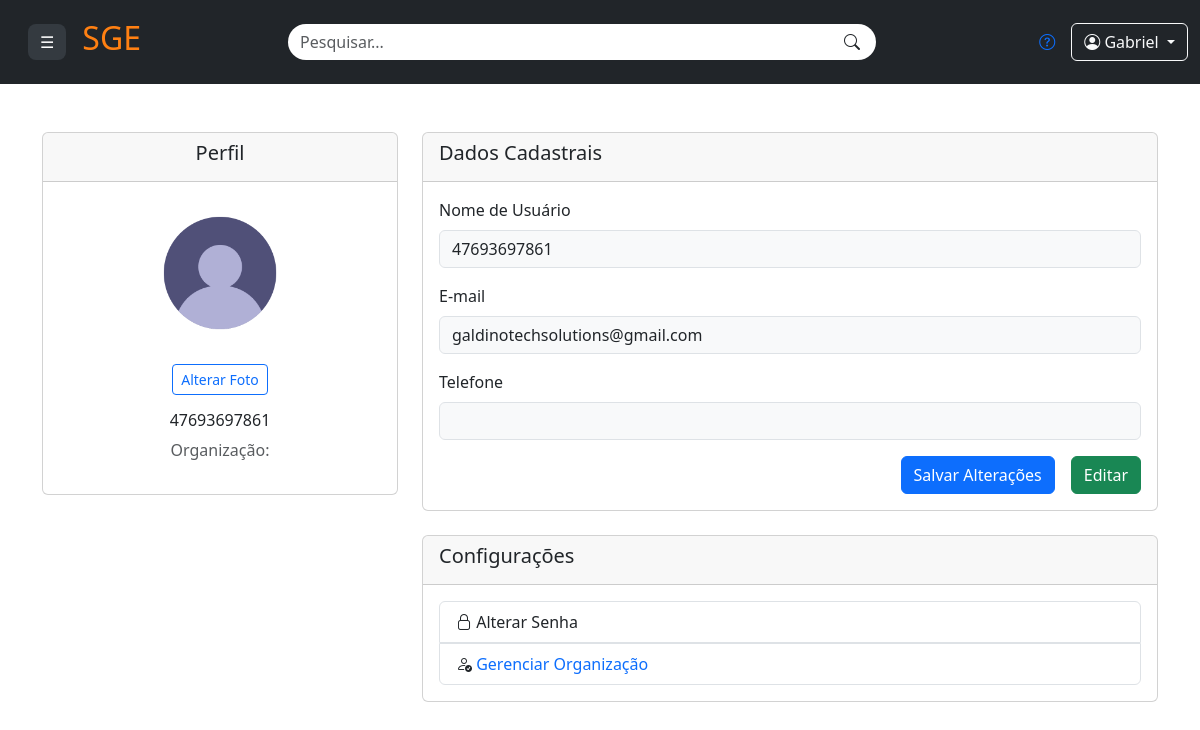
Page /perfil/ (signed in) on the committed database.
### Usuario/models.py (models this page shows, shortened)
class Colaborador(AbstractUser):
    def validar_cpf(value):
        cpf = CPF()
        if not cpf.validate(value):
            raise ValidationError('CPF inválido.')
    cpf = models.CharField(max_length=14, unique=True, validators=[validar_cpf])
    email = models.EmailField(max_length=50, unique=True)
    telefone = models.CharField(max_length=15, blank=True, null=True)
    endereco = models.ForeignKey(
        Endereco, on_delete=models.PROTECT, blank=True, null=True)
    data_nascimento = models.DateField(blank=True, null=True)
    empresa = models.ForeignKey(
        Empresa, on_delete=models.PROTECT, blank=True, null=True, related_name='colaboradores')
    setor = models.ForeignKey(Setor, on_delete=models.PROTECT,
                              blank=True, null=True, related_name='cargo')
    cargo = models.ForeignKey(Cargo, on_delete=models.PROTECT,
                              blank=True, null=True, related_name='cargo')
    matricula = models.CharField(max_length=20, unique=True)
    data_demissao = models.DateField(blank=True, null=True)
    is_active = models.BooleanField(default=1)
    USERNAME_FIELD = 'username'

### Configurações/views.py (the view)
# urls.py: path('perfil/', perfil_view, name='perfil'),
def perfil_view(request):
    return render(request, 'perfil.html')

### Configurações/templates/perfil.html (shortened to what this page needs)
{% extends 'index.html' %}
{% load static %}
{% block content %}
<div class="container mt-5">
    <div class="row">
        <div class="col-lg-4 mb-4">
            <div class="card">
                <div class="card-header text-center">
                    <h5>Perfil</h5>
                </div>
                <div class="card-body text-center">
                    <div class="mb-3">
                        <img src="{% static 'assets/perfil_avatar.png' %}" alt="Foto do Perfil"
                            class="rounded-circle img-fluid" style="width: 150px; height: 150px; object-fit: cover;">
                    </div>
                    <button class="btn btn-outline-primary btn-sm mb-3">
                        Alterar Foto
                    </button>
                    <h6>{{ user.username }}</h6>
                    <p class="text-muted">Organização: {{ user.colaborador.organizacao.nome_fantasia }}</p>
                </div>
            </div>
        </div>
        <div class="col-lg-8">
            <div class="card">
                <div class="card-header">
                    <h5>Dados Cadastrais</h5>
                </div>
                <div class="card-body">
                    <form method="POST" action="{% url 'atualizar_perfil' %}">
                        <div class="mb-3">
                            <label for="username" class="form-label">Nome de Usuário</label>
                            <input type="text" class="form-control bg-light" id="username" name="username"
                                value="{{ user.username }}" readonly>
                        </div>
                        <div class="mb-3">
                            <label for="email" class="form-label">E-mail</label>
                            <input type="email" class="form-control bg-light" id="email" name="email"
                                value="{{ user.email }}" readonly>
                        </div>
                        <div class="mb-3">
                            <label for="telefone" class="form-label">Telefone</label>
                            <input type="text" class="form-control bg-light" id="telefone" name="telefone"
                                value="{{ user.colaborador.telefone }}" readonly>
                        </div>
                        <div class="d-flex justify-content-end">
                            <div>
                                <button type="submit" class="btn btn-primary mx-3">Salvar Alterações</button>
                            </div>
                            <div>
                                <button type="button" class="btn btn-success">Editar</button>
                            </div>
                        </div>
                    </form>
                </div>
            </div>
            <div class="card mt-4">
                <div class="card-header">
                    <h5>Configurações</h5>
                </div>
                <div class="card-body">
                    <ul class="list-group">
                        <li class="list-group-item" data-bs-toggle="modal" data-bs-target="#modalAlterarSenha">
                            <i class="bi bi-lock"></i>
                            Alterar Senha
                        </li>
                        <li class="list-group-item">
                            <i class="bi bi-person-check"></i>
                            <a href="" class="text-decoration-none">Gerenciar
                                Organização</a>
                        </li>
                    </ul>
                </div>
            </div>
        </div>
    </div>
</div>
{% endblock %}

### templates/navigation_bar.html (shortened to what this page needs)
{% load static %}
<head>
    <link rel="stylesheet" href="{% static 'styles/navigation_bar.css' %}">
</head>
<nav class="navbar navbar-lg navbar-dark bg-dark">
    <div class="container-fluid">
        <button class="btn btn-custom m-3" type="button" data-bs-toggle="offcanvas" data-bs-target="#offcanvasMenu"
            aria-controls="offcanvasMenu">
            ☰
        </button>
        <div class="mx-start">
            <h2 class="text-center" style="color: rgb(255, 128, 18);">SGE</h2>
        </div>
        <form class="d-flex mx-auto w-50">
            <div class="input-group">
                <input class="form-control rounded-pill pe-5 border-0" type="search" placeholder="Pesquisar..."
                    aria-label="Search">
                <i class="bi bi-search position-absolute top-50 end-0 translate-middle-y pe-3"></i>
            </div>
        </form>
        <a href="" class="mx-3">
            <i class="bi bi-question-circle"></i>
        </a>
        <div class="dropdown">
            <button class="btn btn-outline-light dropdown-toggle" type="button" id="userDropdown"
                data-bs-toggle="dropdown" aria-expanded="false">
                <i class="bi bi-person-circle"></i> {{request.user.first_name}}
            </button>
        </div>
    </div>
</nav>

### static/styles/navigation_bar.css (style rules this page uses)
.btn-custom { background-color: #343a40; color: #ffffff; border-radius: 8px; border: none; }

### rows in the picture
Colaborador: user.first_name "Gabriel", username "47693697861", email "galdinotechsolutions@gmail.com"
